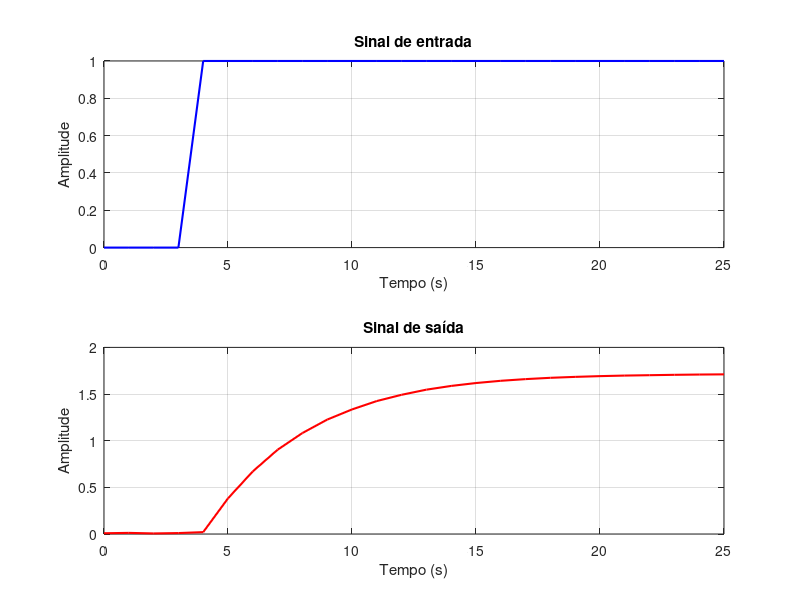
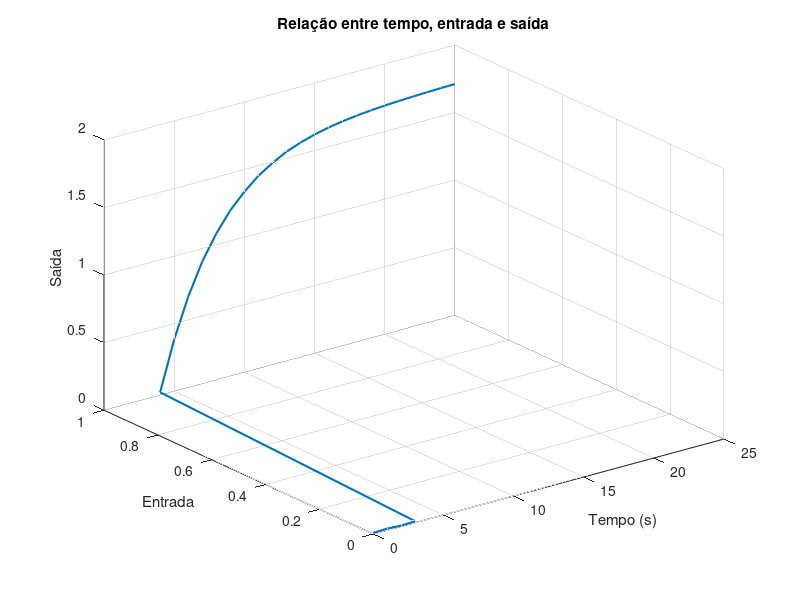

These charts were generated, in order, by the following MATLAB code: (Note: this script raises an error after producing the figures.)
%% Exercício 3 - Identificação e visualização de dados experimentais (Caixa Preta)
clear; clc; close all;

t = (0:25)';
u = [0 0 0 0 1 1 1 1 1 1 1 1 1 1 1 1 1 1 1 1 1 1 1 1 1 1]';
y = [0.008 0.012 0.006 0.010 0.020 0.382 0.671 0.903 1.082 1.226 1.335 1.425 ...
     1.492 1.547 1.587 1.618 1.642 1.660 1.674 1.684 1.692 1.698 1.702 1.706 ...
     1.709 1.711]';

% Figura 1 - entrada e saída
figure(1)
subplot(2,1,1)
plot(t,u,'b','LineWidth',1.5)
title('Sinal de entrada')
xlabel('Tempo (s)')
ylabel('Amplitude')
grid on

subplot(2,1,2)
plot(t,y,'r','LineWidth',1.5)
title('Sinal de saída')
xlabel('Tempo (s)')
ylabel('Amplitude')
grid on

% Figura 2 - plot3 (tempo, entrada, saída)
figure(2)
plot3(t,u,y,'LineWidth',1.5)
xlabel('Tempo (s)')
ylabel('Entrada')
zlabel('Saída')
grid on
title('Relação entre tempo, entrada e saída')

% Identificação do sistema
Ts = 1;
dados = iddata(y,u,Ts);
modelo = tfest(dados,1,0);   % 1 polo, 0 zeros

disp('Função de transferência estimada:')
modelo

% Comparação dados x modelo
figure(3)
compare(dados,modelo)
title('Comparação: dados experimentais x modelo identificado')
grid on

% Resposta ao degrau do modelo - 25 segundos
figure(4)
step(modelo,25)
title('Resposta ao degrau do modelo identificado')
xlabel('Tempo (s)')
ylabel('Amplitude')
grid on
